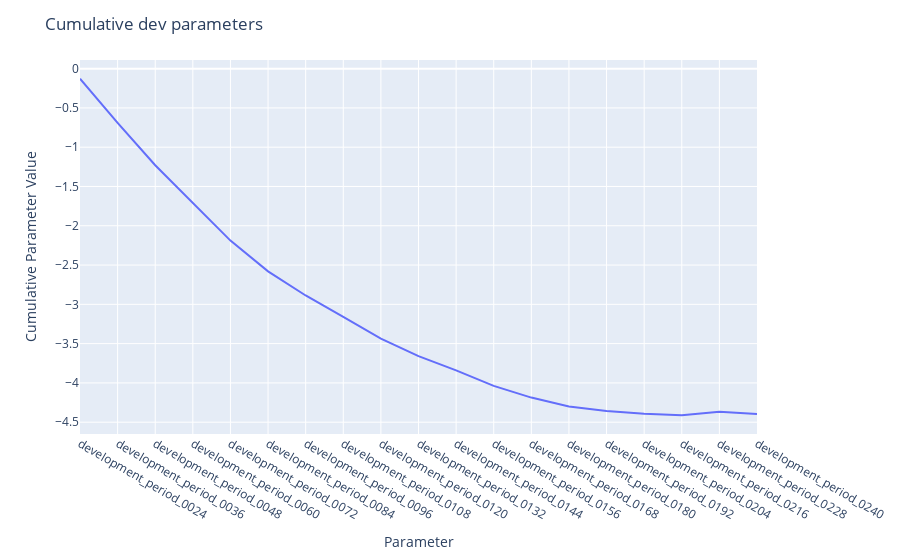

The notebook cell this image was saved under:
### Code cell
# does not include dev_period_0012 - first development period is assumed to be included in the first accident period parameter
r.tweedie.PlotParameter('dev')

### Figure 1 — Plotly figure (JSON) as saved in the notebook; plotly's stock layout.template omitted (floating-point values rounded to 4 significant figures)
{"data": [{"customdata": [[-0.1282], [-0.5629], [-0.5387], [-0.4826], [-0.4766], [-0.3918], [-0.3067], [-0.2713], [-0.2768], [-0.2232], [-0.1824], [-0.1968], [-0.1491], [-0.112], [-0.05806], [-0.03718], [-0.01814], [0.04563], [-0.0296]], "hovertemplate": "parameter=%{x}<br>cumsum=%{y}<br>value=%{customdata[0]}<extra></extra>", "legendgroup": "", "line": {"color": "#636efa", "dash": "solid"}, "marker": {"symbol": "circle"}, "mode": "lines", "name": "", "orientation": "v", "showlegend": false, "type": "scatter", "x": ["development_period_0024", "development_period_0036", "development_period_0048", "development_period_0060", "development_period_0072", "development_period_0084", "development_period_0096", "development_period_0108", "development_period_0120", "development_period_0132", "development_period_0144", "development_period_0156", "development_period_0168", "development_period_0180", "development_period_0192", "development_period_0204", "development_period_0216", "development_period_0228", "development_period_0240"], "xaxis": "x", "y": [-0.1282, -0.6911, -1.23, -1.712, -2.189, -2.581, -2.887, -3.159, -3.435, -3.659, -3.841, -4.038, -4.187, -4.299, -4.357, -4.394, -4.412, -4.367, -4.396], "yaxis": "y"}], "layout": {"legend": {"tracegroupgap": 0}, "margin": {"t": 60}, "title": {"text": "Cumulative dev parameters"}, "xaxis": {"anchor": "y", "domain": [0, 1], "title": {"text": "Parameter"}}, "yaxis": {"anchor": "x", "domain": [0, 1], "title": {"text": "Cumulative Parameter Value"}}}}
